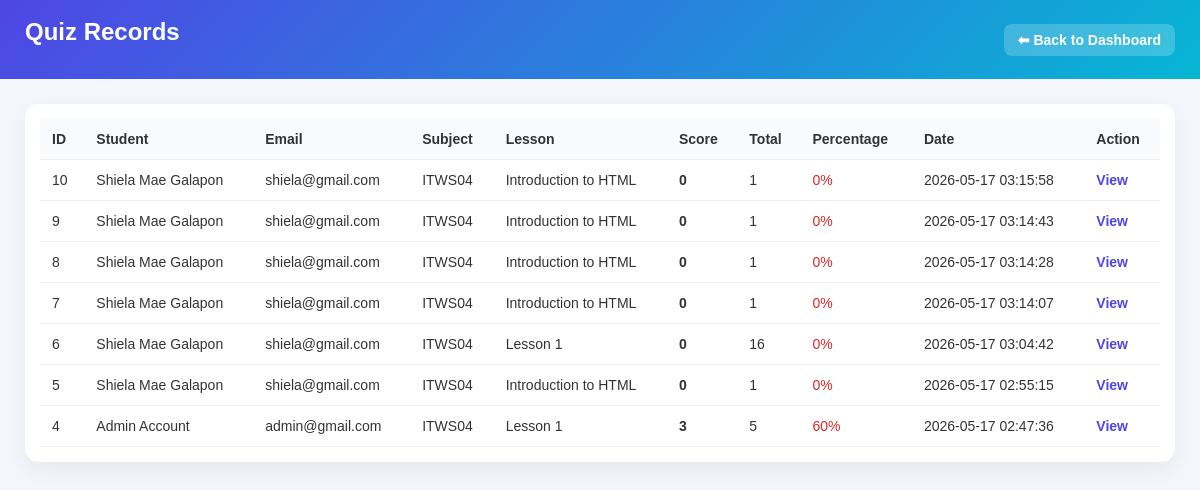
Screenshot of /frontend/admin/quiz-records.php (signed in) with the database file from the repository.
### tables this page shows
CREATE TABLE `quiz_attempts` (
  `attemptID` int(11) NOT NULL,
  `studentID` int(11) NOT NULL,
  `lessonID` int(11) NOT NULL,
  `totalQuestions` int(11) NOT NULL,
  `score` int(11) NOT NULL,
  `submittedAt` timestamp NOT NULL DEFAULT current_timestamp()
);

CREATE TABLE `users` (
  `userID` int(11) NOT NULL,
  `firstName` varchar(100) NOT NULL,
  `middleInitial` varchar(10) DEFAULT NULL,
  `lastName` varchar(100) NOT NULL,
  `suffix` varchar(50) DEFAULT NULL,
  `email` varchar(150) NOT NULL,
  `password` varchar(255) NOT NULL,
  `role` enum('admin','student') NOT NULL DEFAULT 'student',
  `date_created` timestamp NOT NULL DEFAULT current_timestamp(),
  `date_deleted` timestamp NULL DEFAULT NULL
);

CREATE TABLE `subjects` (
  `subjectID` int(11) NOT NULL,
  `subjectName` varchar(255) NOT NULL,
  `description` text DEFAULT NULL,
  `createdBy` int(11) DEFAULT NULL,
  `date_created` timestamp NOT NULL DEFAULT current_timestamp(),
  `date_deleted` timestamp NULL DEFAULT NULL
);

CREATE TABLE `lessons` (
  `lessonID` int(11) NOT NULL,
  `subjectID` int(11) NOT NULL,
  `lessonTitle` varchar(255) NOT NULL,
  `lessonDescription` text DEFAULT NULL,
  `createdBy` int(11) DEFAULT NULL,
  `date_created` timestamp NOT NULL DEFAULT current_timestamp(),
  `date_deleted` timestamp NULL DEFAULT NULL
);

### frontend/admin/quiz-records.php (the view, shortened to what this page needs)
<?php
require_once '../../backend/database.php';
$sql = "
    SELECT
        qa.attemptID,
        qa.score,
        qa.totalQuestions,
        qa.submittedAt,
        u.firstName,
        u.lastName,
        u.email,
        l.lessonTitle,
        s.subjectName
    FROM quiz_attempts qa
    LEFT JOIN users u
        ON qa.studentID = u.userID
    LEFT JOIN lessons l
        ON qa.lessonID = l.lessonID
    LEFT JOIN subjects s
        ON l.subjectID = s.subjectID
    ORDER BY qa.submittedAt DESC
";
$result = $conn->query($sql);
?>
<!DOCTYPE html>
<html>
<head>
</head>
<body>
<div class="header" style="display:flex;justify-content:space-between;align-items:center;">
    <h2>Quiz Records</h2>
    <a href="../admin/admin-dashboard.php"
       style="
            background: rgba(255,255,255,0.2);
            color: white;
            padding: 8px 14px;
            border-radius: 8px;
            text-decoration: none;
            font-size: 14px;
       ">
        ⬅ Back to Dashboard
    </a>
</div>
<div class="container">
<div class="table-box">
<table>
    <tr>
        <th>ID</th>
        <th>Student</th>
        <th>Email</th>
        <th>Subject</th>
        <th>Lesson</th>
        <th>Score</th>
        <th>Total</th>
        <th>Percentage</th>
        <th>Date</th>
        <th>Action</th>
    </tr>
    <?php if ($result->num_rows > 0) { ?>
        <?php while ($row = $result->fetch_assoc()) {
            $percent = ($row['totalQuestions'] > 0)
                ? ($row['score'] / $row['totalQuestions']) * 100
                : 0;
        ?>
        <tr>
            <td><?= $row['attemptID'] ?></td>
            <td>
                <?= htmlspecialchars($row['firstName'] . ' ' . $row['lastName']) ?>
            </td>
            <td><?= htmlspecialchars($row['email']) ?></td>
            <td><?= htmlspecialchars($row['subjectName']) ?></td>
            <td><?= htmlspecialchars($row['lessonTitle']) ?></td>
            <td class="score"><?= $row['score'] ?></td>
            <td><?= $row['totalQuestions'] ?></td>
            <td class="<?= ($percent >= 75) ? 'good' : 'bad' ?>">
                <?= round($percent, 2) ?>%
            </td>
            <td><?= $row['submittedAt'] ?></td>
            <td>
                <a href="view-attempt.php?id=<?= $row['attemptID'] ?>">
                    View
                </a>
            </td>
        </tr>
        <?php } ?>
    <?php } ?>
</table>
</div>
</div>
</body>
</html>

### frontend/admin/quiz-records.php (style rules this page uses)
* { margin: 0; padding: 0; box-sizing: border-box; font-family: Arial, sans-serif; }
body { background: #f4f6fb; color: #333; }
.header { background: linear-gradient(135deg, #4f46e5, #06b6d4); color: white; padding: 18px 25px; }
.container { padding: 25px; }
h2 { margin-bottom: 15px; }
.table-box { background: white; padding: 15px; border-radius: 14px; box-shadow: 0 8px 20px rgba(0,0,0,0.06); overflow-x: auto; }
table { width: 100%; border-collapse: collapse; min-width: 900px; }
th, td { border-bottom: 1px solid #eee; padding: 12px; text-align: left; font-size: 14px; }
th { background: #f9fafb; font-weight: bold; }
.score { font-weight: bold; }
.bad { color: #dc2626; }
a { color: #4f46e5; text-decoration: none; font-weight: bold; }

### rows the page displays
quiz_attempts: attemptID "10", studentID.lastName "Shiela Mae Galapon", studentID.email "shiela@gmail.com", subjects.subjectName "ITWS04", lessonID.lessonTitle "Introduction to HTML", score "0", totalQuestions "1", submittedAt "2026-05-17 03:15:58"
quiz_attempts: attemptID "9", studentID.lastName "Shiela Mae Galapon", studentID.email "shiela@gmail.com", subjects.subjectName "ITWS04", lessonID.lessonTitle "Introduction to HTML", score "0", totalQuestions "1", submittedAt "2026-05-17 03:14:43"
quiz_attempts: attemptID "8", studentID.lastName "Shiela Mae Galapon", studentID.email "shiela@gmail.com", subjects.subjectName "ITWS04", lessonID.lessonTitle "Introduction to HTML", score "0", totalQuestions "1", submittedAt "2026-05-17 03:14:28"
quiz_attempts: attemptID "7", studentID.lastName "Shiela Mae Galapon", studentID.email "shiela@gmail.com", subjects.subjectName "ITWS04", lessonID.lessonTitle "Introduction to HTML", score "0", totalQuestions "1", submittedAt "2026-05-17 03:14:07"
quiz_attempts: attemptID "6", studentID.lastName "Shiela Mae Galapon", studentID.email "shiela@gmail.com", subjects.subjectName "ITWS04", lessonID.lessonTitle "Lesson 1", score "0", totalQuestions "16", submittedAt "2026-05-17 03:04:42"
quiz_attempts: attemptID "5", studentID.lastName "Shiela Mae Galapon", studentID.email "shiela@gmail.com", subjects.subjectName "ITWS04", lessonID.lessonTitle "Introduction to HTML", score "0", totalQuestions "1", submittedAt "2026-05-17 02:55:15"
quiz_attempts: attemptID "4", studentID.lastName "Admin Account", studentID.email "admin@gmail.com", subjects.subjectName "ITWS04", lessonID.lessonTitle "Lesson 1", score "3", totalQuestions "5", percent "60", submittedAt "2026-05-17 02:47:36"
